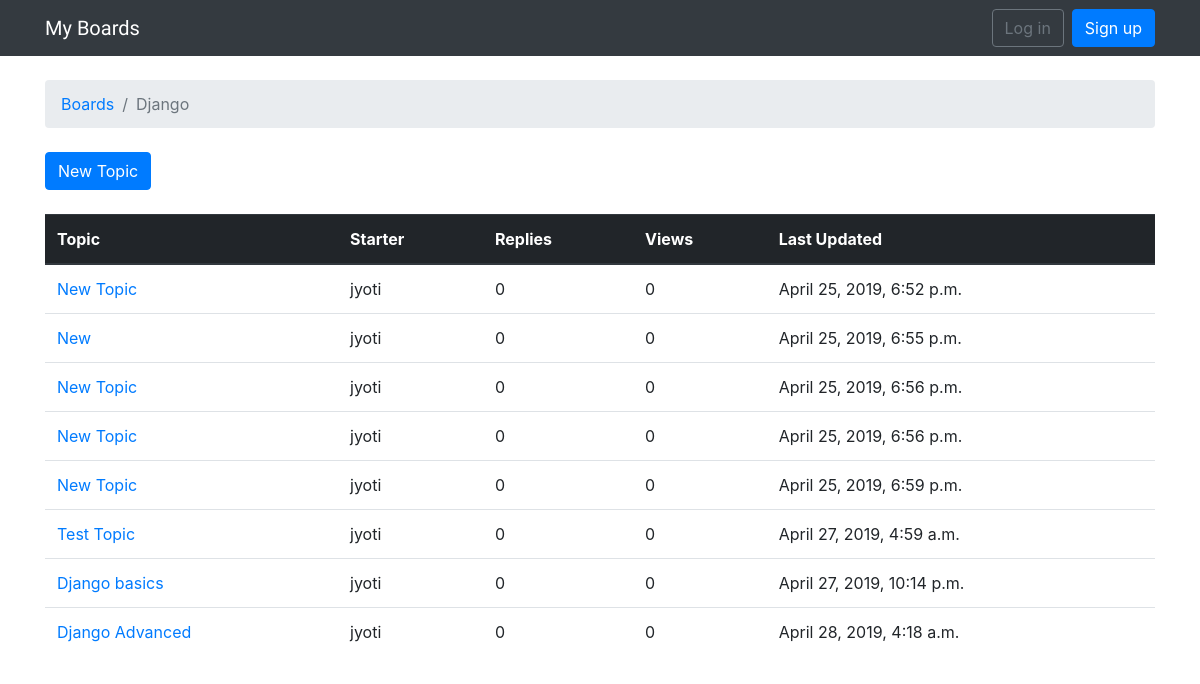
Screenshot of /boards/1 with the database file from the repository.
### boards/models.py (models this page shows, shortened)
class Board(models.Model):
	name = models.CharField(max_length=30, unique=True)
	description = models.CharField(max_length=100)

class Topic(models.Model):
	subject = models.CharField(max_length=255)
	last_updated = models.DateTimeField(auto_now_add=True)
	board = models.ForeignKey(Board,related_name='topics',on_delete=models.CASCADE)
	starter = models.ForeignKey(User, related_name='topics',on_delete=models.CASCADE)

### boards/views.py (the view)
# urls.py: path('boards/<int:pk>',board_topics_view,name='board_topics'),
def board_topics_view(request, pk):
	board = Board.objects.get(id=pk)
	return render(request, 'topics.html', {'board':board})

### templates/topics.html (shortened to what this page needs)
{% extends 'base.html' %}
    {% block breadcrumb %}
		<li class = "breadcrumb-item"><a href="{% url 'home' %}">Boards</a></li>
		<li class = "breadcrumb-item active">{{ board.name }}</li>
	{% endblock %}
{% block content %}
<div class="mb-4">
	<a href="{% url 'new_topic' board.pk %}" class="btn btn-primary">New Topic</a>
</div>
	<table class="table">
		<thead class="thead-dark">
			<tr>
				<th>Topic</th>
				<th>Starter</th>
				<th>Replies</th>
				<th>Views</th>
				<th>Last Updated</th>
			</tr>
		</thead>
		<tbody>
			{% for topic in board.topics.all %}
		<tr>
			<td><a href="{% url 'new_topic' board.pk %}">{{topic.subject}}</a></td>
			<td>{{ topic.starter }}</td>
			<td>0</td>
			<td>0</td>
			<td>{{ topic.last_updated }}
		</tr>
		{% endfor %}
		</tbody>
	</table>
{% endblock %}

### templates/base.html (shortened to what this page needs)
{% load static %}
<!DOCTYPE html>
<html lang = "en">
<head>
	<link rel="stylesheet" href="{% static 'css/bootstrap.min.css' %}">
	<link rel="stylesheet" href="{% static 'css/app.css' %}">
</head>
<body>
{% block body %}
<nav class = "navbar navbar-expand-sm navbar-dark bg-dark">
	<div class = "container">
		<a class = "navbar-brand" href="{% url 'home' %}">My Boards</a>
			<div class = "collapse navbar-collapse" id = "mainMenu">
				{% if user.is_authenticated %}
				<ul class = "navbar-nav ml-auto">
					<li class = "nav-item dropdown">
						<a class = "nav-link dropdown-toggle" href="#" id="userMenu" data-toggle="dropdown"
						aria-haspopup="true" aria-expanded="false">{{ user.username }}</a>
						<div class="dropdown-menu dropdown-menu-right" aria-labelledby="userMenu">
							<a class="dropdown-item" href="#">My Account</a>
							<a class="dropdown-item" href="#">Change Password</a>
							<div class="dropdown-divider"></div>
							<a class="dropdown-item" href="{% url 'logout' %}">Log out</a>
						</div>
					</li>
				</ul>
				{% else %}
				<form class="form-inline ml-auto">
					<a href="{% url 'login' %}" class="btn btn-outline-secondary">Log in</a>
					<a href="{% url 'signup' %}" class="btn btn-primary ml-2">Sign up</a>
				</form>
				{% endif %}
			</div>
		</div>
	</nav>
	<div class = "container">
		<ol class = "breadcrumb my-4">
			{% block breadcrumb %}
			{% endblock %}
		</ol>
	{% block content %}
	{% endblock %}
	</div>
{% endblock body %}
</body>
</html>

### static/css/app.css (style rules this page uses)
.navbar-brand { font-family: 'Ubuntu', sans-serif; font-family: 'ZCOOL KuaiLe', cursive; }

### rows the page displays
Board: name "Django"
Topic: subject "New Topic", starter "jyoti", last_updated "April 25, 2019, 6:52 p.m."
Topic: subject "New", starter "jyoti", last_updated "April 25, 2019, 6:55 p.m."
Topic: subject "New Topic", starter "jyoti", last_updated "April 25, 2019, 6:56 p.m."
Topic: subject "New Topic", starter "jyoti", last_updated "April 25, 2019, 6:56 p.m."
Topic: subject "New Topic", starter "jyoti", last_updated "April 25, 2019, 6:59 p.m."
Topic: subject "Test Topic", starter "jyoti", last_updated "April 27, 2019, 4:59 a.m."
Topic: subject "Django basics", starter "jyoti", last_updated "April 27, 2019, 10:14 p.m."
Topic: subject "Django Advanced", starter "jyoti", last_updated "April 28, 2019, 4:18 a.m."
